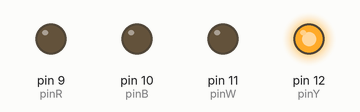
This sketch was run on a simulated Arduino Uno, built with avr-gcc and run on an emulated ATmega328P. Shown: output pins drawn as LEDs (lit = HIGH).

Above: at 0.12 s.
At 1.62 s:
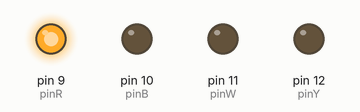
At 3.37 s:
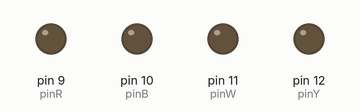
At 5.12 s:
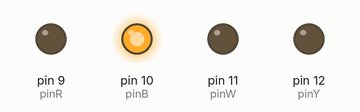
At 6.62 s:
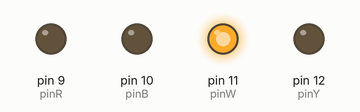
Timing chart, 0 to 6.9 s (numbered marks = the images above):
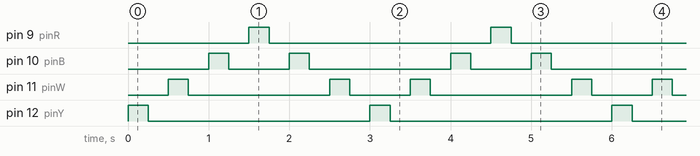

The sketch:

practica1.6.ino
```cpp
const int  pinY = 12;
const int  pinW = 11;
const int  pinB = 10;
const int  pinR = 9;
const int  potPin = A0;

int potVal = 0;

void setup() {
 pinMode(pinY, OUTPUT);
 pinMode(pinW, OUTPUT);
 pinMode(pinB, OUTPUT);
 pinMode(pinR, OUTPUT);

 Serial.begin(9600);

}

void loop() {
  for(int i = 12; i >= 9; i--){
    digitalWrite(i, HIGH);
    delay(250);
    digitalWrite(i, LOW);
    delay(250);
    }
    for(int i = 10; i <= 11; i++){
    digitalWrite(i, HIGH);
    delay(250);
    digitalWrite(i, LOW);
    delay(250);
    }

}
```

Measured:
- by itself, pin 9 (pinR), pin 12 (pinY): alternates HIGH for 0.25 s and LOW for 2.8 s
- by itself, pin 10 (pinB): repeats every 3.0 s: LOW 0.75 s, HIGH 0.25 s, LOW 1.8 s, HIGH 0.25 s
- by itself, pin 11 (pinW): repeats every 3.0 s: LOW 1.8 s, HIGH 0.25 s, LOW 0.75 s, HIGH 0.25 s
